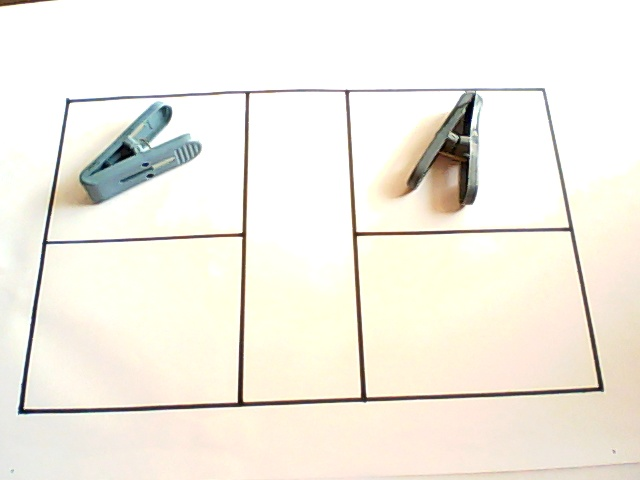
#> input picture test program/image_default.jpeg, 640 x 480 px
$ python ash_canny_test2.py
#> lines starting #> are read from the running program, lines starting #| are printed output that depends on the picture
import cv2
import numpy as np
def auto_canny(image, sigma=0.33):
    # compute the median of the single channel pixel intensities
    v = np.median(image)
    # apply automatic Canny edge detection using the computed median
    lower = int(max(0, (1.0 - sigma) * v))
    upper = int(min(255, (1.0 + sigma) * v))
    print(lower)
    print(upper)
    edged = cv2.Canny(image, lower, upper)

    # return the edged image
    return edged


def cal_count(edges,x1,y1,x2,y2):
    #global edges
    count=0

    for y in range(y1,y2):
        for x in range(x1,x2):
            if edges[y][x] != 0:
                #print ("[",x,"]","[",y,"] =",edges[y][x])
                count+=1
    return count


img = cv2.imread('image_default.jpeg',0)     #import img
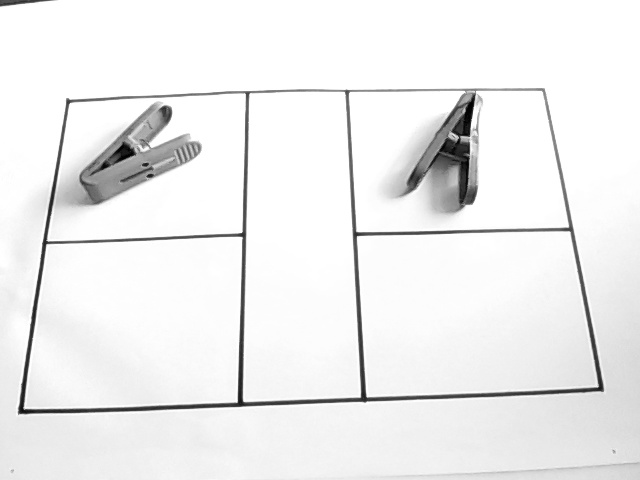
#> img: shape (480, 640); min 0, max 255, mean 238.5
edges=auto_canny(img)
#> in auto_canny, `v = np.median(image)`: v = 252
#> in auto_canny, `lower = int(max(0, (1.0 - sigma) * v))`: lower = 168
#> in auto_canny, `upper = int(min(255, (1.0 + sigma) * v))`: upper = 255
#| 168
#| 255
#> in auto_canny, `edged = cv2.Canny(image, lower, upper)`:
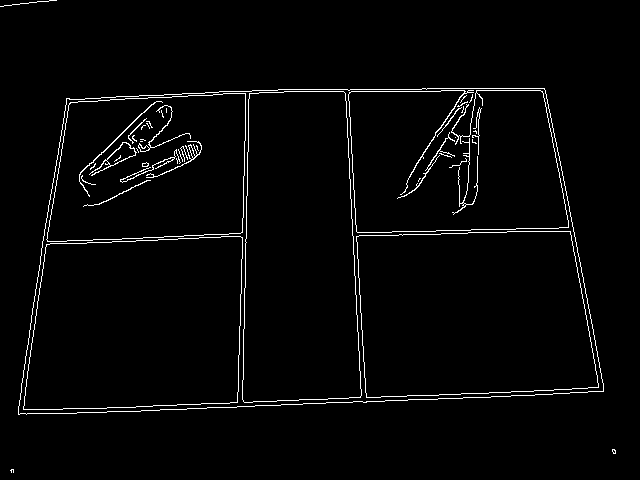
#> edged: shape (480, 640); 2.4% white in thin lines or dots
#cv2.imshow('frame',edges)

slot_1=cal_count(edges, 98, 117, 214, 191)
#> slot_1 = 901
imgrec1=cv2.rectangle(edges, (98, 117),( 214, 191), (255,0,0), 2)
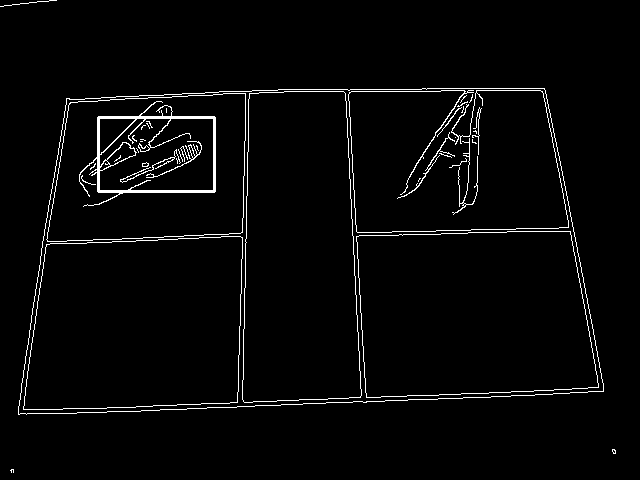
#> imgrec1: shape (480, 640); 2.8% white in thin lines or dots
print(slot_1)
#| 901
cv2.imshow('rec1',imgrec1)


slot_2=cal_count(edges, 71, 257, 204, 360)
#> slot_2 = 0
imgrec2=cv2.rectangle(edges, (71, 257), (204, 360), (255,0,0), 2)
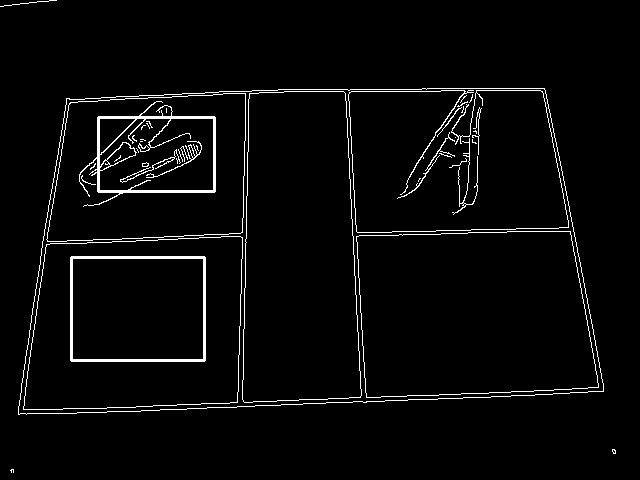
#> imgrec2: shape (480, 640); 3.3% white in thin lines or dots
cv2.imshow('rec2',imgrec2)


slot_3=cal_count(edges, 381, 105, 538, 190)
#> slot_3 = 723
imgrec3=cv2.rectangle(edges, (381, 105),( 538, 190), (255,0,0), 2)
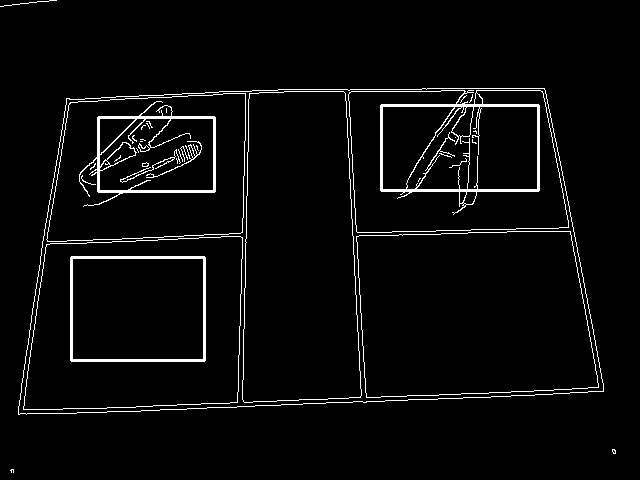
#> imgrec3: shape (480, 640); 3.7% white in thin lines or dots
cv2.imshow('rec3',imgrec3)


slot_4=cal_count(edges, 410, 255, 557, 332)
#> slot_4 = 0
imgrec4=cv2.rectangle(edges, (410, 255),( 557, 332), (255,0,0), 2)
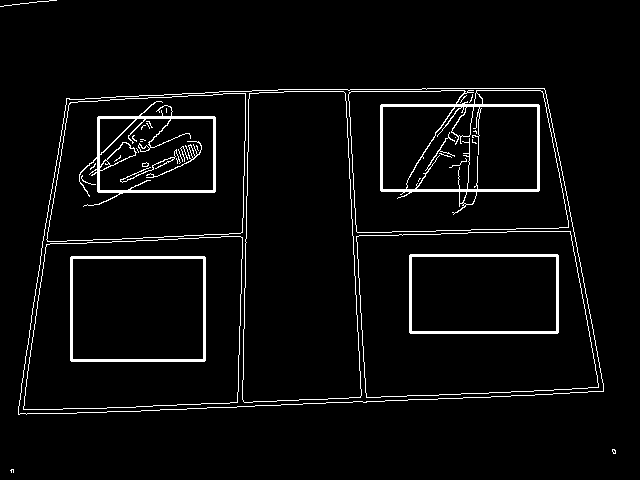
#> imgrec4: shape (480, 640); 4.2% white in thin lines or dots
cv2.imshow('rec4',imgrec4)

slots = [slot_1,slot_2,slot_3,slot_4]
#> slots = [901, 0, 723, 0]

for s in slots:
    print(s)
    if s > 50:
        print('found occupied')
            #slots[slots.index(s)] = "Not Available"
    else:
        print('found avaiable')
#> this loop made 4 passes
#> s on passes 1 to 4: 901, 0, 723, 0
#| 901
#| found occupied
#| 0
#| found avaiable
#| 723
#| found occupied
#| 0
#| found avaiable
            #slots[slots.index(s)] = "Available"
